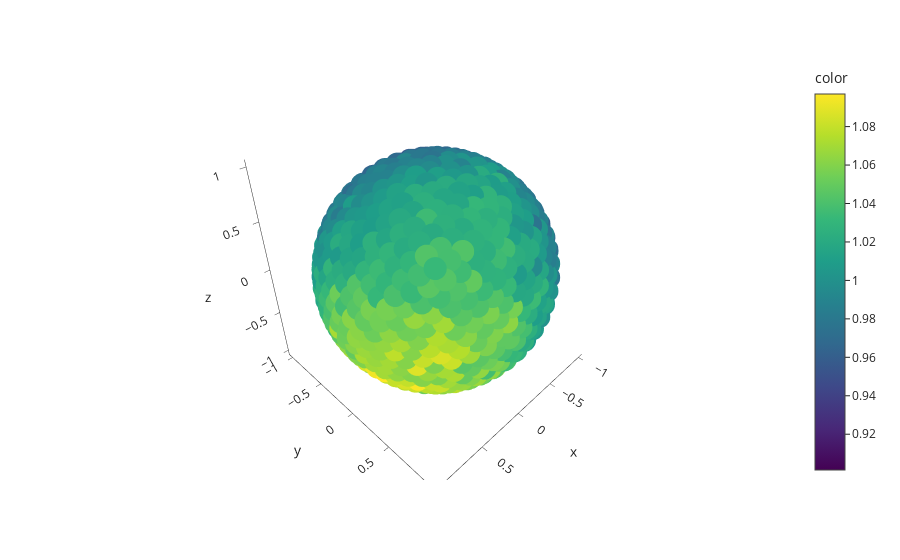

Notebook code for this chart:
### Code cell
#CHECK SYMMETRY, I.E. PLOT fidelity of qubit 0/fidelity of qubit 2

df = px.data.iris()
ratio=data_sheet.prob_0_qubit_2/data_sheet.prob_0_qubit_0
fig = px.scatter_3d(df, x, y, z, color=ratio, template="simple_white")

fig.show()
print("Number of points: ", len(x))
print("Average fidelity: ", np.average(ratio))
print("Standard deviation: ", np.std(ratio))

### Figure 1 — Plotly figure (JSON) as saved in the notebook; plotly's stock layout.template omitted (floating-point values rounded to 4 significant figures; data arrays with more than 128 entries replaced by an {"elided": "..."} marker saying what was removed)
{"data": [{"hovertemplate": "x=%{x}<br>y=%{y}<br>z=%{z}<br>color=%{marker.color}<extra></extra>", "legendgroup": "", "marker": {"color": {"elided": "1000 float values"}, "coloraxis": "coloraxis", "symbol": "circle"}, "mode": "markers", "name": "", "scene": "scene", "showlegend": false, "type": "scatter3d", "x": {"elided": "1000 float values"}, "y": {"elided": "1000 float values"}, "z": {"elided": "1000 float values"}}], "layout": {"coloraxis": {"colorbar": {"title": {"text": "color"}}, "colorscale": [[0, "#440154"], [0.1111, "#482878"], [0.2222, "#3e4989"], [0.3333, "#31688e"], [0.4444, "#26828e"], [0.5556, "#1f9e89"], [0.6667, "#35b779"], [0.7778, "#6ece58"], [0.8889, "#b5de2b"], [1, "#fde725"]]}, "legend": {"tracegroupgap": 0}, "margin": {"t": 60}, "scene": {"domain": {"x": [0, 1], "y": [0, 1]}, "xaxis": {"title": {"text": "x"}}, "yaxis": {"title": {"text": "y"}}, "zaxis": {"title": {"text": "z"}}}}}
